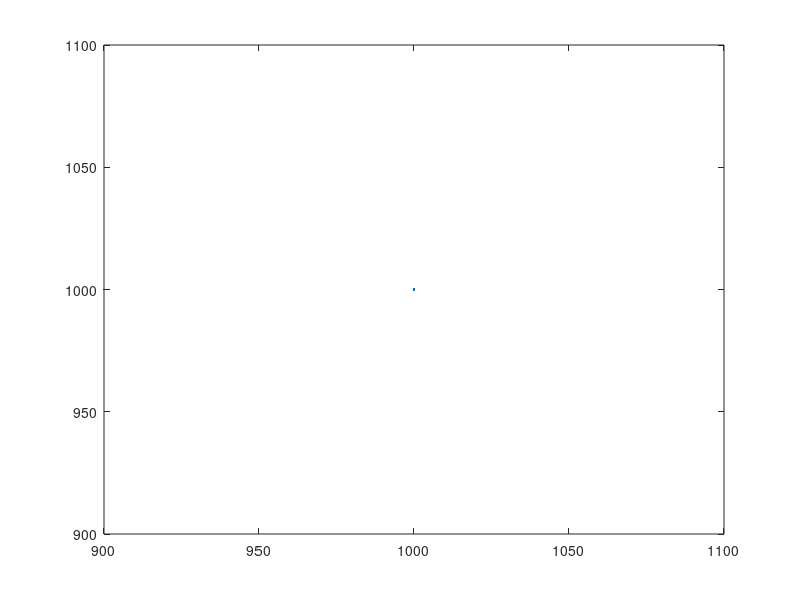

Write the MATLAB code that produced this figure. (Note: this script raises an error after producing the figure.)
%% GENERATE SAMPLE DATA FOR FIXED NODES
button = 1;
fixedNodeNo = 0; 

%fixedNodesPositionXY(1,:) = [firstNodeId, 0, 0];
figure(1)
%plot(fixedNodesPositionXY(1,2), fixedNodesPositionXY(1,3),'o')
plot(1000,1000);
axis([-SQUARE_SIZE_M/2, SQUARE_SIZE_M/2, -SQUARE_SIZE_M/2, SQUARE_SIZE_M/2]);
grid on;

fprintf('Insert new nodes by clicking on image (right click to stop)\n');
while button == 1
    [x,y,button] = ginput(1);
    if button == 1
        fprintf('Node with ID:%d inserted in pos (%.2f,%.2f)!\n',firstNodeId+fixedNodeNo, x,y);
        if fixedNodeNo == 0
            fixedNodesPositionXY = [firstNodeId+fixedNodeNo , x , y];
        else
            fixedNodesPositionXY = [fixedNodesPositionXY(1:fixedNodeNo,:);[firstNodeId+fixedNodeNo , x , y]];
        end
        plot(fixedNodesPositionXY(1:fixedNodeNo+1,2), fixedNodesPositionXY(1:fixedNodeNo+1,3),'o');
        axis([-SQUARE_SIZE_M/2, SQUARE_SIZE_M/2, -SQUARE_SIZE_M/2, SQUARE_SIZE_M/2]);
        grid on;
        fixedNodeNo = fixedNodeNo+1;
    end
end
fprintf('%d fixed nodes inserted!\n\n',fixedNodeNo);
%% GENERATE SAMPLE DATA FOR MOVING NODES (only linear trajectories are alowed)
movingNodeNo = 0;
button = 1;
fprintf('Insert new moving nodes by clicking on image, only linear trajectories are alowed (right click to stop)\n');
while button == 1
    fprintf('Select start point (right click to stop)...\n');
    [x,y,button] = ginput(1);
    if button == 1 %continue
        start_XY = [x,y];
        fprintf('Select stop point (right click to stop)...\n');
        [x,y,button] = ginput(1);
        if button == 1 %continue
            fprintf('Node with ID:%d inserted!\n',firstNodeId+fixedNodeNo+movingNodeNo);
            
            stop_XY = [x,y];
            
            len_XY = stop_XY - start_XY;
            speed_XY = len_XY./duration_s;
            
            if movingNodeNo == 0
                movingNodePositionXY = zeros(1,3,size(t_w,2));
            end
            
            for timeNo = 1:size(t_w,2)
                movingNodePositionXY(movingNodeNo+1,:,timeNo) = [firstNodeId+fixedNodeNo+movingNodeNo, start_XY+speed_XY.*(timeNo-1).*Ts];
            end
            movingNodeNo = movingNodeNo + 1;
        end
    end
end
if movingNodeNo == 0 && fixedNodeNo == 0
    error('No node inserted!!\n');
end

fprintf('Moving nodes inserted!\n\n');
nodePositionXY_GroundTh = zeros(fixedNodeNo+movingNodeNo,3,size(t_w,2));
for timeNo = 1:size(t_w,2)
    if movingNodeNo ~= 0 && fixedNodeNo ~= 0
        nodePositionXY_GroundTh(:,:,timeNo) = [fixedNodesPositionXY ; movingNodePositionXY(:,:,timeNo)];
    elseif fixedNodeNo ~= 0
        nodePositionXY_GroundTh(:,:,timeNo) = fixedNodesPositionXY;
    elseif movingNodeNo ~= 0
        nodePositionXY_GroundTh(:,:,timeNo) = movingNodePositionXY(:,:,timeNo);
    end
    
    k_center_id = find(CENTER_ON_ID == nodePositionXY_GroundTh(:,1,timeNo));
    
    if CENTER_ON_ID ~= 0
        if size(k_center_id) == 0
            
        elseif size(k_center_id) == 1
            CENTERING_OFFSET_XY = nodePositionXY_GroundTh(k_center_id,2:3,timeNo);
            nodePositionXY_GroundTh(:,2:3,timeNo) = nodePositionXY_GroundTh(:,2:3,timeNo) - [ones(size(nodePositionXY_GroundTh(:,2:3,timeNo),1),1) * CENTERING_OFFSET_XY(1), ones(size(nodePositionXY_GroundTh(:,2:3,timeNo),1),1) * CENTERING_OFFSET_XY(2)];
        else
            error('More than one (%d) ID is %d!!\n',size(k_center_id),CENTER_ON_ID);
        end
    end
end

if CENTER_ON_ID == 0 || isempty(find(nodePositionXY_GroundTh(:,1,1) == CENTER_ON_ID,1))
    warning('It is not raccomended to run this script without centerning a node! Check CENTER_ON_ID');
end

%% CALCULATE LINKS  AND OTHERS VARIABLES NEEDED FOR THE LAYOUT
links = [];
graphEdeges_m = [];
for nodeNo_1 = 1:size(nodePositionXY_GroundTh,1)-1
    for nodeNo_2 = nodeNo_1+1:size(nodePositionXY_GroundTh,1)
        graphEdeges_m_link = [];
        links = cat(2,links,[nodePositionXY_GroundTh(nodeNo_1,1,1);nodePositionXY_GroundTh(nodeNo_2,1,1)]);
        for timeIndexNo = 1 : size(nodePositionXY_GroundTh,3)
            d = sqrt( (nodePositionXY_GroundTh(nodeNo_2,2,timeIndexNo) - nodePositionXY_GroundTh(nodeNo_1,2,timeIndexNo))^2 + (nodePositionXY_GroundTh(nodeNo_2,3,timeIndexNo) - nodePositionXY_GroundTh(nodeNo_1,3,timeIndexNo))^2 );
            graphEdeges_m_link = cat(1,graphEdeges_m_link,d);
        end
        graphEdeges_m =  cat(2,graphEdeges_m,graphEdeges_m_link);
    end
end
LINKS_UNRELIABLITY = zeros(size(t_w,2),size(links,2));
AVAILABLE_IDs = nodePositionXY_GroundTh(:,1,1);

%% PLAYBACK THE GENERATED DATA
figure(2)
filename = '../output/fakeData.gif';
fps = 1/Ts*5;
colorlist2 = hsv( size(nodePositionXY_GroundTh,1) );
squareDim = SQUARE_SIZE_M/2;
fprintf('Playback data!\n\n');
for timeIndexNo = 1 : size(nodePositionXY_GroundTh,3)
    nodePositionXY_temp = nodePositionXY_GroundTh(nodePositionXY_GroundTh(:,1,timeIndexNo) ~= 0,:, timeIndexNo);
    nodesOutsideSquare = 0;
    regularNodesPositionXY_temp =  nodePositionXY_temp(nodePositionXY_temp(:,1)~=254 & nodePositionXY_temp(:,1)~=FOCUS_ID_1 & nodePositionXY_temp(:,1)~=FOCUS_ID_2,:);
    masterNodePositionXY_temp = nodePositionXY_temp(nodePositionXY_temp(:,1)==254,:);
    focusNodesPositionXY_temp = nodePositionXY_temp(nodePositionXY_temp(:,1)==FOCUS_ID_1 | nodePositionXY_temp(:,1)==FOCUS_ID_2,:);
    plot(regularNodesPositionXY_temp(:,2),regularNodesPositionXY_temp(:,3),'bo',masterNodePositionXY_temp(:,2),masterNodePositionXY_temp(:,3),'ro',focusNodesPositionXY_temp(:,2),focusNodesPositionXY_temp(:,3),'go','LineWidth',3);
    xlabel('[m]?');
    ylabel('[m]?');
    grid on;
    for nodeNo = 1 : size(nodePositionXY_temp,1)
        if PLOT_NODE_LABELS == 1
            str = sprintf('%x',nodePositionXY_temp(nodeNo,1));
            text(nodePositionXY_temp(nodeNo,2)+3,nodePositionXY_temp(nodeNo,3),str,'Color',colorlist2(nodeNo,:),'FontSize',14,'FontWeight','bold');
        end
        if nodePositionXY_temp(nodeNo,2) > squareDim || nodePositionXY_temp(nodeNo,2) < -squareDim || nodePositionXY_temp(nodeNo,3) > squareDim || nodePositionXY_temp(nodeNo,3) < -squareDim
            nodesOutsideSquare = nodesOutsideSquare + 1;
        end
    end
    str = sprintf('Time = %.0f\n %d nodes inside the sqare\n %d nodes outside the square',timeIndexNo*Ts,nodeNo-nodesOutsideSquare,nodesOutsideSquare);
    text(-squareDim+squareDim*0.1,squareDim-squareDim*0.2,str,'FontSize',10,'FontWeight','bold');
    axis([-squareDim squareDim -squareDim squareDim]);
    
    drawnow
    frame = getframe(2);
    im = frame2im(frame);
    [imind,cm] = rgb2ind(im,256);
    if timeIndexNo == 1;
        imwrite(imind,cm,filename,'gif', 'Loopcount',Inf,'delaytime',1/fps);
    else
        imwrite(imind,cm,filename,'gif','WriteMode','append','delaytime',1/fps);
    end
end


T_TAG = [];
TICK_DURATION = 1;